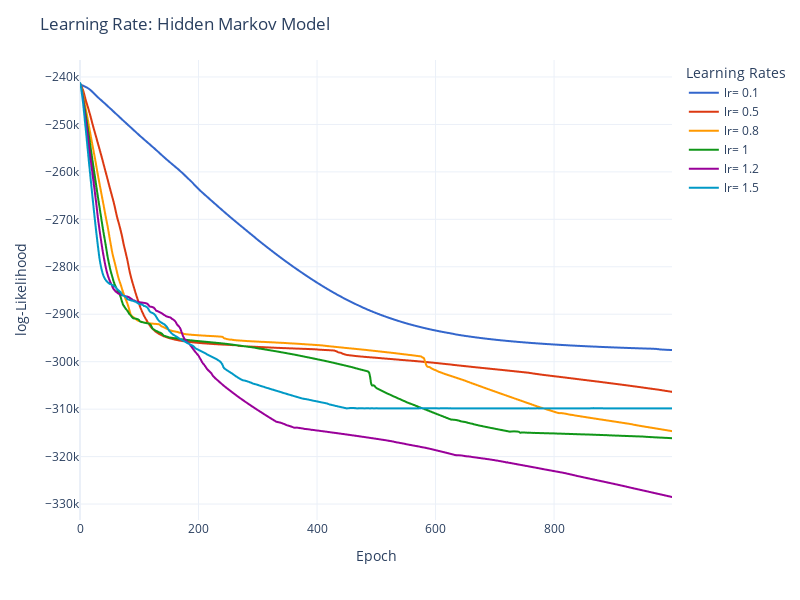

Notebook code cell kept with this figure:
### Code cell
TrajectoryData = pd.DataFrame()
#TrajectoryData['Epoch'] = np.arange(3000)
for idx,lr in enumerate(LearningRates):
    TrajectoryData[f'lr= {lr}'] = Likelihoods[idx,:]

fig=px.line(TrajectoryData,
color_discrete_sequence=px.colors.qualitative.G10
)
fig.update_layout(
    title="Learning Rate: Hidden Markov Model",
    width=800,height=600,
    legend={'title':"Learning Rates"},
    template="plotly_white",
)
fig.update_yaxes(
    title="log-Likelihood"
)
fig.update_xaxes(
    title="Epoch"
)

fig.show()

### Figure 1 — Plotly figure (JSON) as saved in the notebook; plotly's stock layout.template omitted (floating-point values rounded to 4 significant figures; data arrays with more than 128 entries replaced by an {"elided": "..."} marker saying what was removed)
{"data": [{"hovertemplate": "variable=lr= 0.1<br>index=%{x}<br>value=%{y}<extra></extra>", "legendgroup": "lr= 0.1", "line": {"color": "#3366CC", "dash": "solid"}, "marker": {"symbol": "circle"}, "mode": "lines", "name": "lr= 0.1", "showlegend": true, "type": "scattergl", "x": {"elided": "1000 int values"}, "xaxis": "x", "y": {"elided": "1000 float values"}, "yaxis": "y"}, {"hovertemplate": "variable=lr= 0.5<br>index=%{x}<br>value=%{y}<extra></extra>", "legendgroup": "lr= 0.5", "line": {"color": "#DC3912", "dash": "solid"}, "marker": {"symbol": "circle"}, "mode": "lines", "name": "lr= 0.5", "showlegend": true, "type": "scattergl", "x": {"elided": "1000 int values"}, "xaxis": "x", "y": {"elided": "1000 float values"}, "yaxis": "y"}, {"hovertemplate": "variable=lr= 0.8<br>index=%{x}<br>value=%{y}<extra></extra>", "legendgroup": "lr= 0.8", "line": {"color": "#FF9900", "dash": "solid"}, "marker": {"symbol": "circle"}, "mode": "lines", "name": "lr= 0.8", "showlegend": true, "type": "scattergl", "x": {"elided": "1000 int values"}, "xaxis": "x", "y": {"elided": "1000 float values"}, "yaxis": "y"}, {"hovertemplate": "variable=lr= 1<br>index=%{x}<br>value=%{y}<extra></extra>", "legendgroup": "lr= 1", "line": {"color": "#109618", "dash": "solid"}, "marker": {"symbol": "circle"}, "mode": "lines", "name": "lr= 1", "showlegend": true, "type": "scattergl", "x": {"elided": "1000 int values"}, "xaxis": "x", "y": {"elided": "1000 float values"}, "yaxis": "y"}, {"hovertemplate": "variable=lr= 1.2<br>index=%{x}<br>value=%{y}<extra></extra>", "legendgroup": "lr= 1.2", "line": {"color": "#990099", "dash": "solid"}, "marker": {"symbol": "circle"}, "mode": "lines", "name": "lr= 1.2", "showlegend": true, "type": "scattergl", "x": {"elided": "1000 int values"}, "xaxis": "x", "y": {"elided": "1000 float values"}, "yaxis": "y"}, {"hovertemplate": "variable=lr= 1.5<br>index=%{x}<br>value=%{y}<extra></extra>", "legendgroup": "lr= 1.5", "line": {"color": "#0099C6", "dash": "solid"}, "marker": {"symbol": "circle"}, "mode": "lines", "name": "lr= 1.5", "showlegend": true, "type": "scattergl", "x": {"elided": "1000 int values"}, "xaxis": "x", "y": {"elided": "1000 float values"}, "yaxis": "y"}], "layout": {"height": 600, "legend": {"title": {"text": "Learning Rates"}, "tracegroupgap": 0}, "margin": {"t": 60}, "title": {"text": "Learning Rate: Hidden Markov Model"}, "width": 800, "xaxis": {"anchor": "y", "domain": [0, 1], "title": {"text": "Epoch"}}, "yaxis": {"anchor": "x", "domain": [0, 1], "title": {"text": "log-Likelihood"}}}}
